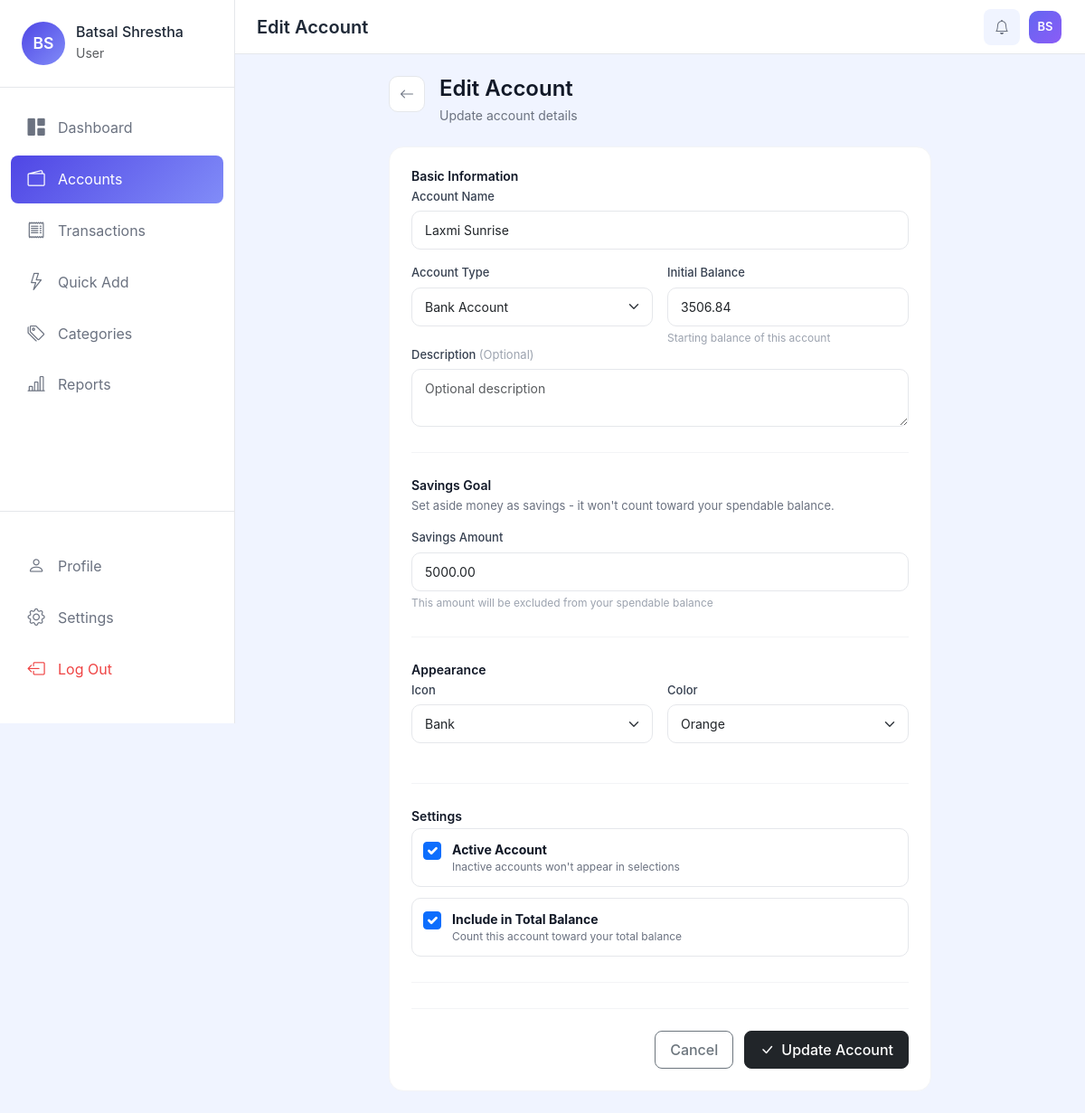
The page /wallets/10/edit/ (signed in) on the database as committed earlier.
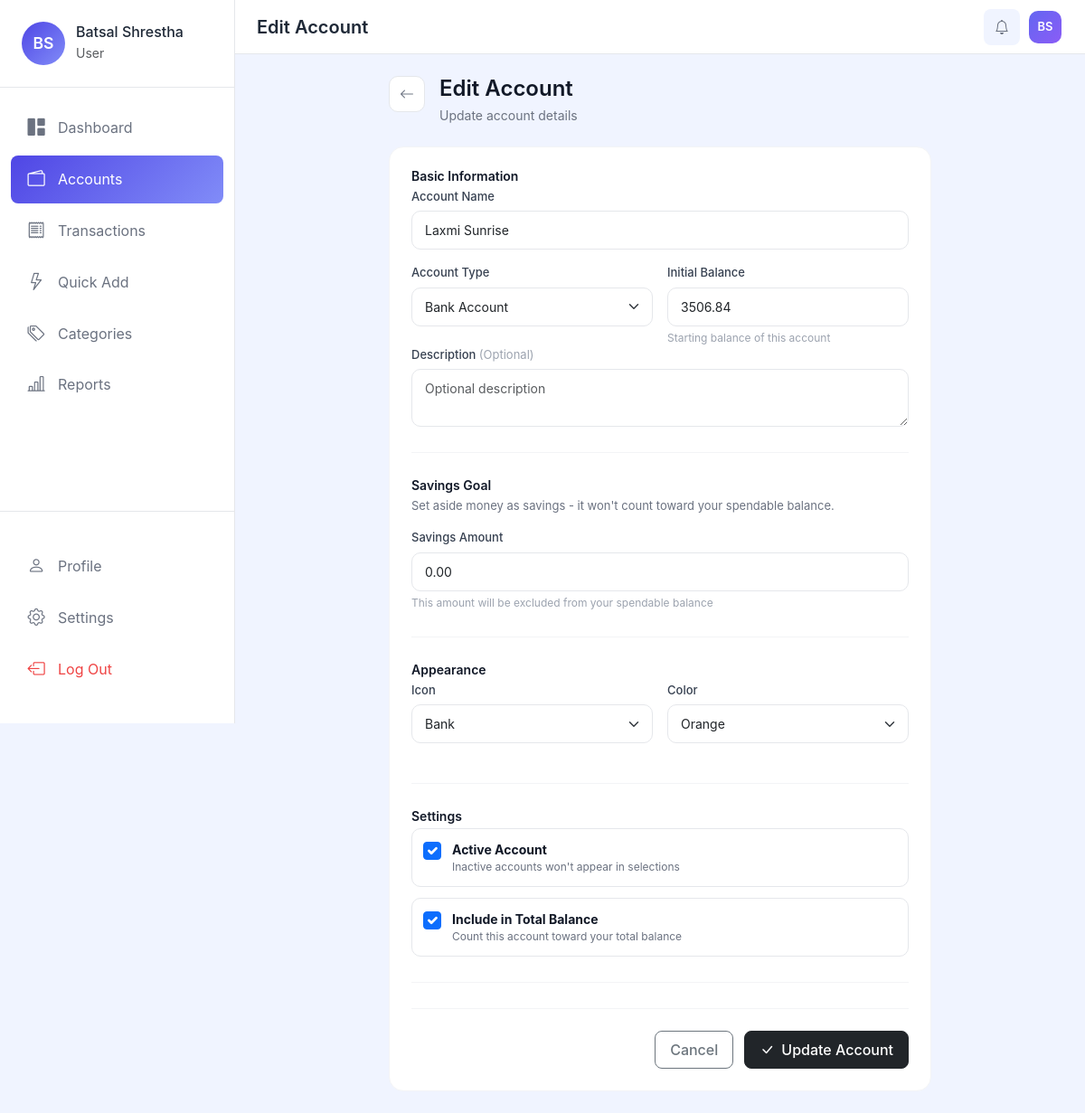
The same page on the database as committed later.
### apps/wallets/models.py (models this page shows, shortened)
class Account(models.Model):
    ACCOUNT_TYPES = [
        ('bank', 'Bank Account'),
        ('wallet', 'Digital Wallet'),
        ('cash', 'Cash'),
        ('savings', 'Savings'),
        ('credit', 'Credit Card'),
    ]
    ICON_CHOICES = [
        ('bi-bank', 'Bank'),
        ('bi-wallet2', 'Wallet'),
        ('bi-cash-stack', 'Cash'),
        ('bi-piggy-bank', 'Savings'),
        ('bi-credit-card', 'Credit Card'),
        ('bi-phone', 'Mobile Wallet'),
    ]
    COLOR_CHOICES = [
        ('#28a745', 'Green'),
        ('#007bff', 'Blue'),
        ('#ffc107', 'Yellow'),
        ('#dc3545', 'Red'),
        ('#6f42c1', 'Purple'),
        ('#fd7e14', 'Orange'),
        ('#20c997', 'Teal'),
        ('#e83e8c', 'Pink'),
    ]
    user = models.ForeignKey(User, on_delete=models.CASCADE, related_name='accounts')
    name = models.CharField(max_length=100)
    account_type = models.CharField(max_length=20, choices=ACCOUNT_TYPES, default='bank')
    initial_balance = models.DecimalField(max_digits=12, decimal_places=2, default=0)
    savings_amount = models.DecimalField(
        max_digits=12,
        decimal_places=2,
        default=0,
        help_text="Amount you want to set aside as savings from this account"
    )
    credit_limit = models.DecimalField(
        max_digits=12,
        decimal_places=2,
        default=0,
        help_text="Credit limit for credit cards"
    )
    billing_due_date = models.DateField(
        null=True,
        blank=True,
        help_text="Next payment due date for credit cards"
    )
    minimum_payment = models.DecimalField(
        max_digits=12,
        decimal_places=2,
        default=0,
        help_text="Minimum payment due for credit cards"
    )
    icon = models.CharField(max_length=50, choices=ICON_CHOICES, default='bi-wallet2')
    color = models.CharField(max_length=7, choices=COLOR_CHOICES, default='#28a745')
    description = models.TextField(blank=True, null=True)
    is_active = models.BooleanField(default=True)
    include_in_total = models.BooleanField(default=True, help_text="Include in total balance calculation")
    created_at = models.DateTimeField(auto_now_add=True)
    updated_at = models.DateTimeField(auto_now=True)
    class Meta:
        verbose_name = 'Account'
        verbose_name_plural = 'Accounts'
        ordering = ['name']
        unique_together = ['user', 'name']

### apps/wallets/views.py (the view, shortened to what this page needs)
# urls.py: path('<int:pk>/edit/', views.AccountUpdateView.as_view(), name='edit'),
class AccountUpdateView(LoginRequiredMixin, UpdateView):
    model = Account
    form_class = AccountForm
    template_name = 'wallets/form.html'
    success_url = reverse_lazy('wallets:list')
    def get_queryset(self):
        return Account.objects.filter(user=self.request.user)
    def get_context_data(self, **kwargs):
        context = super().get_context_data(**kwargs)
        context['title'] = 'Edit Account'
        context['button_text'] = 'Update Account'
        context['page_title'] = 'Edit Account'
        return context

### apps/accounts/models.py (called while the page is built)
    @property
    def display_name(self):
        if self.user.first_name:
            return f"{self.user.first_name} {self.user.last_name}".strip()
        return self.user.username

    @property
    def initials(self):
        if self.user.first_name and self.user.last_name:
            return f"{self.user.first_name[0]}{self.user.last_name[0]}".upper()
        return self.user.username[:2].upper()

### apps/wallets/templates/wallets/form.html (shortened to what this page needs)
{% extends 'base.html' %}
{% block content %}
<div class="form-page-container">
    <div class="form-page-header">
        <a href="{% url 'wallets:list' %}" class="back-btn">
            <i class="bi bi-arrow-left"></i>
        </a>
        <div>
            <h4 class="form-page-title">{{ title }}</h4>
            <p class="form-page-subtitle">{% if object %}Update account details{% else %}Add a new account to track{% endif %}</p>
        </div>
    </div>
    <div class="form-card">
        <form method="post">
            <div class="form-section">
                <h6 class="form-section-title">Basic Information</h6>
                <div class="form-group">
                    <label for="id_name">Account Name</label>
                    {{ form.name }}
                </div>
                <div class="form-row">
                    <div class="form-group">
                        <label for="id_account_type">Account Type</label>
                        {{ form.account_type }}
                    </div>
                    <div class="form-group">
                        <label for="id_initial_balance">
                            <span id="balanceLabel">Initial Balance</span>
                        </label>
                        {{ form.initial_balance }}
                        <span class="form-hint" id="balanceHint">Starting balance of this account</span>
                    </div>
                </div>
                <div class="form-group">
                    <label for="id_description">Description <span class="optional">(Optional)</span></label>
                    {{ form.description }}
                </div>
            </div>
            <div class="form-section" id="savingsSection">
                <h6 class="form-section-title">Savings Goal</h6>
                <p class="form-section-desc">Set aside money as savings - it won't count toward your spendable balance.</p>
                <div class="form-group">
                    <label for="id_savings_amount">Savings Amount</label>
                    {{ form.savings_amount }}
                    <span class="form-hint">This amount will be excluded from your spendable balance</span>
                </div>
            </div>
            <div class="form-section">
                <h6 class="form-section-title">Appearance</h6>
                <div class="form-row">
                    <div class="form-group">
                        <label for="id_icon">Icon</label>
                        {{ form.icon }}
                    </div>
                    <div class="form-group">
                        <label for="id_color">Color</label>
                        {{ form.color }}
                    </div>
                </div>
            </div>
            <div class="form-section">
                <h6 class="form-section-title">Settings</h6>
                <div class="checkbox-group">
                    <label class="checkbox-label">
                        {{ form.is_active }}
                        <span class="checkbox-text">
                            <strong>Active Account</strong>
                            <small>Inactive accounts won't appear in selections</small>
                        </span>
                    </label>
                    <label class="checkbox-label">
                        {{ form.include_in_total }}
                        <span class="checkbox-text">
                            <strong>Include in Total Balance</strong>
                            <small id="includeHint">Count this account toward your total balance</small>
                        </span>
                    </label>
                </div>
            </div>
            <div class="form-actions">
                <a href="{% url 'wallets:list' %}" class="btn btn-outline-secondary">Cancel</a>
                <button type="submit" class="btn btn-dark">
                    <i class="bi bi-check-lg me-2"></i>{{ button_text }}
                </button>
            </div>
        </form>
    </div>
</div>
{% endblock %}

Rows that differ between the two databases and show on the page:
changed Account "Laxmi Sunrise": savings_amount "5000.00" → "0.00"
